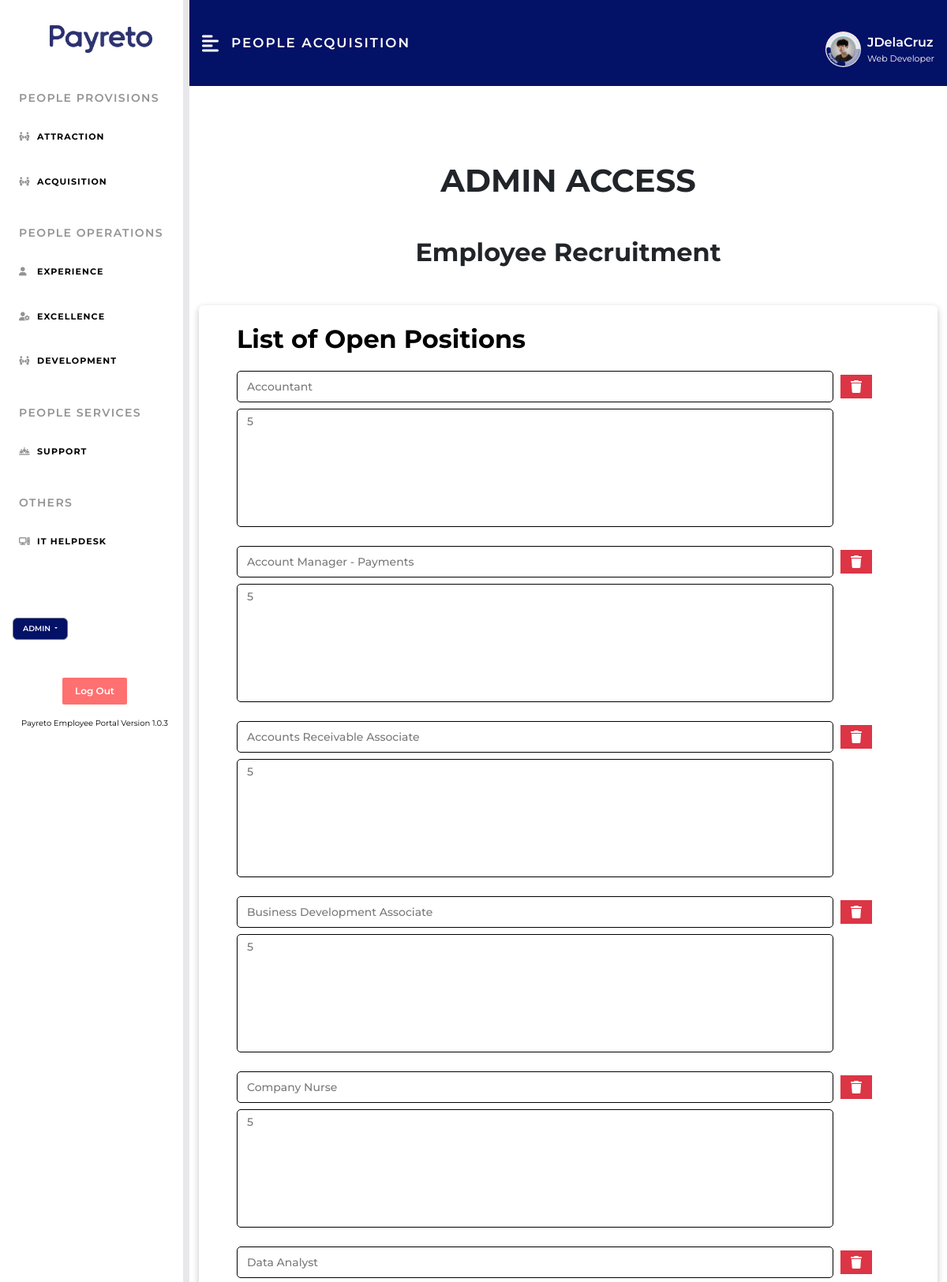
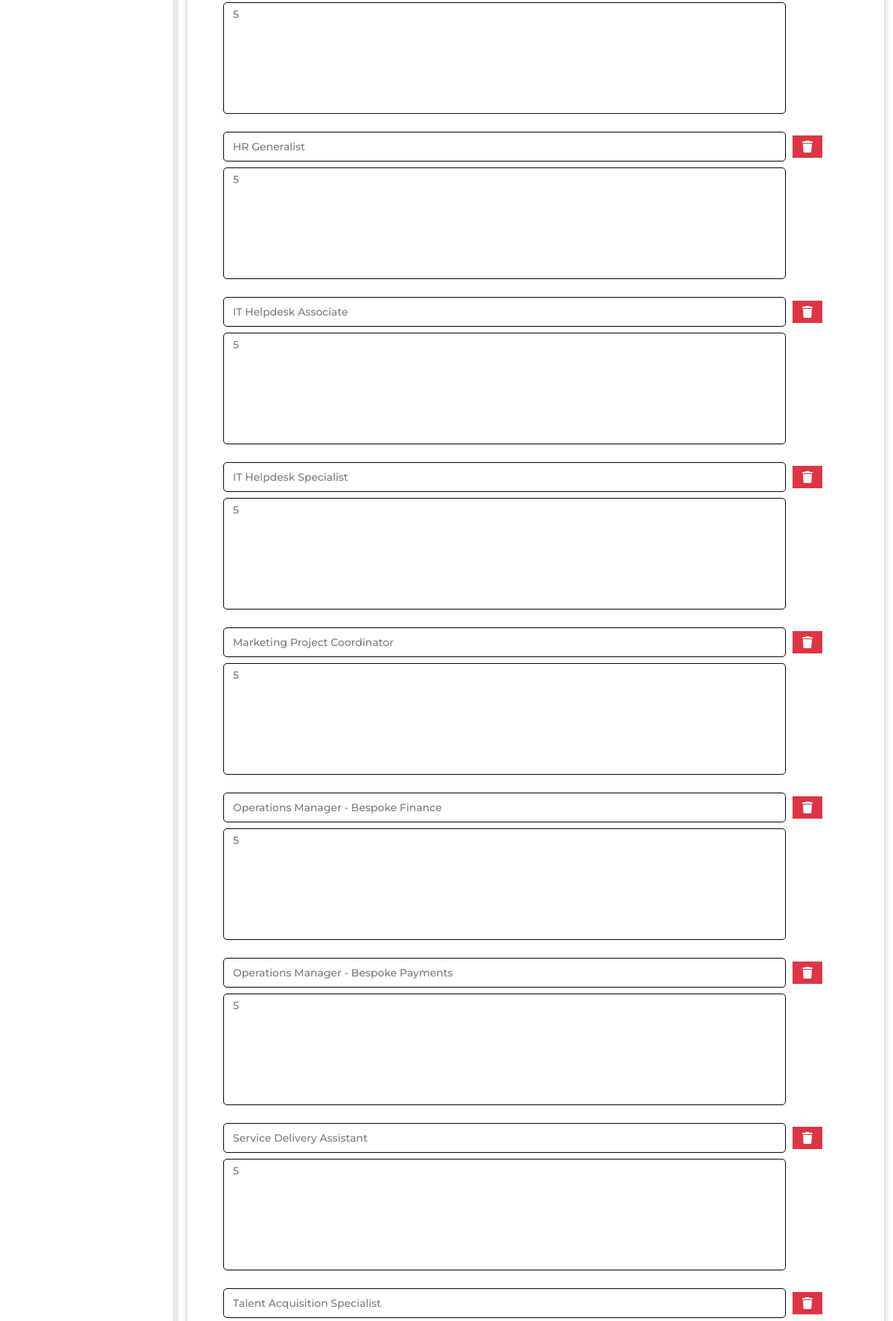
Screenshot of /admin/p_acquisition/content/pacq_admin.php (signed in, upper part) with the database file from the repository (2 pictures, top to bottom).
### tables this page shows
CREATE TABLE `open_requisitions` (
  `r_id` int(50) NOT NULL,
  `r_pos` varchar(255) NOT NULL,
  `r_desc` int(2) NOT NULL
);

### admin/p_acquisition/content/pacq_admin.php (the view, shortened to what this page needs)
<?php
if (session_status() === PHP_SESSION_NONE) {
    include '../../../includes/plugins.php';
}
?>
<!DOCTYPE html>
<html lang="en">
<head>
    <link rel="stylesheet" href="../../../assets/css/dashboard_styles.css">
    <link rel="stylesheet" href="../assets/css/p_acquisition_styles.css">
</head>
<body>
    <div class="d-flex" id="wrapper">
        <?php include "../../../includes/sidebar_admin.php"; ?>
        <div id="page-content-wrapper">
            <nav class="heading-payreto navbar navbar-expand-lg navbar-light py-3 px-3">
                <div class="d-flex align-items-center header-text">
                    <i class="fas fa-align-left tertiary-text fs-4 me-3" id="menu-toggle"></i>
                    <h4 class="m-0">PEOPLE ACQUISITION</h4>
                </div>
                <?php include "../../../includes/header.php"; ?>
            </nav>
            <div class="w-100">
                <div class="w-100 py-5">
                    <div class="container">
                        <h1 class="card-heading my-5 text-uppercase text-center">ADMIN ACCESS</h1>
                        <h2 class="card-heading my-5 text-center">Employee Recruitment</h2>
                        <div class="card my-3 py-3 px-5">
                            <form class="acct-form" action="pacq_edit.php" method="post">
                                <h2 class="card-heading mt-2 mb-3">List of Open Positions</h2>
                                <div class="info-1">
                                    <?php
                                    $sql = "SELECT * FROM open_requisitions";
                                    $result = mysqli_query($conn, $sql);
                                    $row = mysqli_fetch_all($result, MYSQLI_ASSOC);
                                    $j = 1;
                                    foreach ($row as $key => $value) : ?>
                                        <div class="g-forms my-3">
                                            <div class="col-12">
                                                <input class="my-1" type="text" id="<?php echo 'r_pos' . $j ?>" name="<?php echo 'r_pos' . $j ?>" value="<?php echo html_entity_decode($value["r_pos"]); ?>" placeholder="Position">
                                                <a type="button" href="<?php echo "../../deleteContent/delete.php?r_id=" . $value['r_id'] . "&delname=Deleted Position: " . $value["r_pos"]; ?>" class="btn btn-danger mx-1 rounded-0" data-bs-toggle="tooltip" data-bs-placement="bottom" title="Delete"><i class="fa-solid fa-trash"></i></a>
                                            </div>
                                            <textarea class="my-1" name="<?php echo "r_desc" . $j ?>" id="<?php echo "r_desc" . $j ?>" placeholder="<?php echo "r_desc" . $j ?>"><?php echo html_entity_decode($value["r_desc"]); ?></textarea>
                                        </div>
                                    <?php $j++;
                                    endforeach ?>
                                </div>
                            </form>
                        </div>
                    </div>
                </div>
            </div>
        </div>
    </div>
</body>
</html>

### assets/css/dashboard_styles.css (style rules this page uses)
* { font-family: 'Montserrat', sans-serif; transition: opacity 0.4s; }
:root { --main-bg-color: #009d63; --main-text-color: #FFFFFF; --second-text-color: #FFFFFF; --second-bg-color: #c1efde; }
.tertiary-text { color: var(--main-text-color); }
.heading-payreto { padding: 3rem 0 3rem 0; background-color: #031166; }
.header-text h4 { font-size: clamp(1em, 1.4vw, 3em); font-weight: 600; letter-spacing: 2px; color: #FFFFFF; text-transform: uppercase; }
#wrapper { overflow-x: hidden; background-color: #FFFFFF; }
#page-content-wrapper { min-width: 100vw; }
#menu-toggle { cursor: pointer; }
@media (min-width: 768px) { #page-content-wrapper { min-width: 0; width: 100%; } }

### admin/p_acquisition/assets/css/p_acquisition_styles.css (style rules this page uses)
.container a { text-decoration: none; }
.card-heading { font-weight: 700; }
.card { font-size: 1.5vw; font-weight: 600; color: #000000; text-decoration: none; line-height: 1.5vh; box-shadow: rgba(0, 0, 0, 0.24) 0px 3px 8px; border: none; }
input[type="text"], input[type="password"], input[type="number"] { font-family: 'Montserrat', sans-serif; font-weight: 500; font-size: 14px; width: 90%; height: 40px; -webkit-box-sizing: border-box; -moz-box-sizing: border-box; box-sizing: border-box; padding: 8px 12px; display: inline-block; border: none; border: 1px solid #000000; border-radius: 5px; color: #7a7a7a; }
.g-forms textarea { font-family: 'Montserrat', sans-serif; font-weight: 500; font-size: 1px ; width: 90%; height: 150px; -webkit-box-sizing: border-box; -moz-box-sizing: border-box; box-sizing: border-box; padding: 8px 12px; border: none; border: 1px solid #000000; border-radius: 5px; color: #7a7a7a; resize: none; line-height: 15px; }
textarea { font-family: 'Montserrat', sans-serif; font-weight: 500; font-size: 14px !important; width: 90%; height: 150px; -webkit-box-sizing: border-box; -moz-box-sizing: border-box; box-sizing: border-box; padding: 8px 12px; border: none; border: 1px solid #000000; border-radius: 5px; color: #7a7a7a; resize: none; }

### rows the page displays
open_requisitions: r_pos "Accountant", r_desc "5"
open_requisitions: r_pos "Account Manager - Payments", r_desc "5"
open_requisitions: r_pos "Accounts Receivable Associate", r_desc "5"
open_requisitions: r_pos "Business Development Associate", r_desc "5"
open_requisitions: r_pos "Company Nurse", r_desc "5"
open_requisitions: r_pos "Data Analyst", r_desc "5"
open_requisitions: r_pos "HR Generalist", r_desc "5"
open_requisitions: r_pos "IT Helpdesk Associate", r_desc "5"
open_requisitions: r_pos "IT Helpdesk Specialist", r_desc "5"
open_requisitions: r_pos "Marketing Project Coordinator", r_desc "5"
open_requisitions: r_pos "Operations Manager - Bespoke Finance", r_desc "5"
open_requisitions: r_pos "Operations Manager - Bespoke Payments", r_desc "5"
open_requisitions: r_pos "Service Delivery Assistant", r_desc "5"
open_requisitions: r_pos "Talent Acquisition Specialist"

### other values shown
$version_num "1.0.3"
